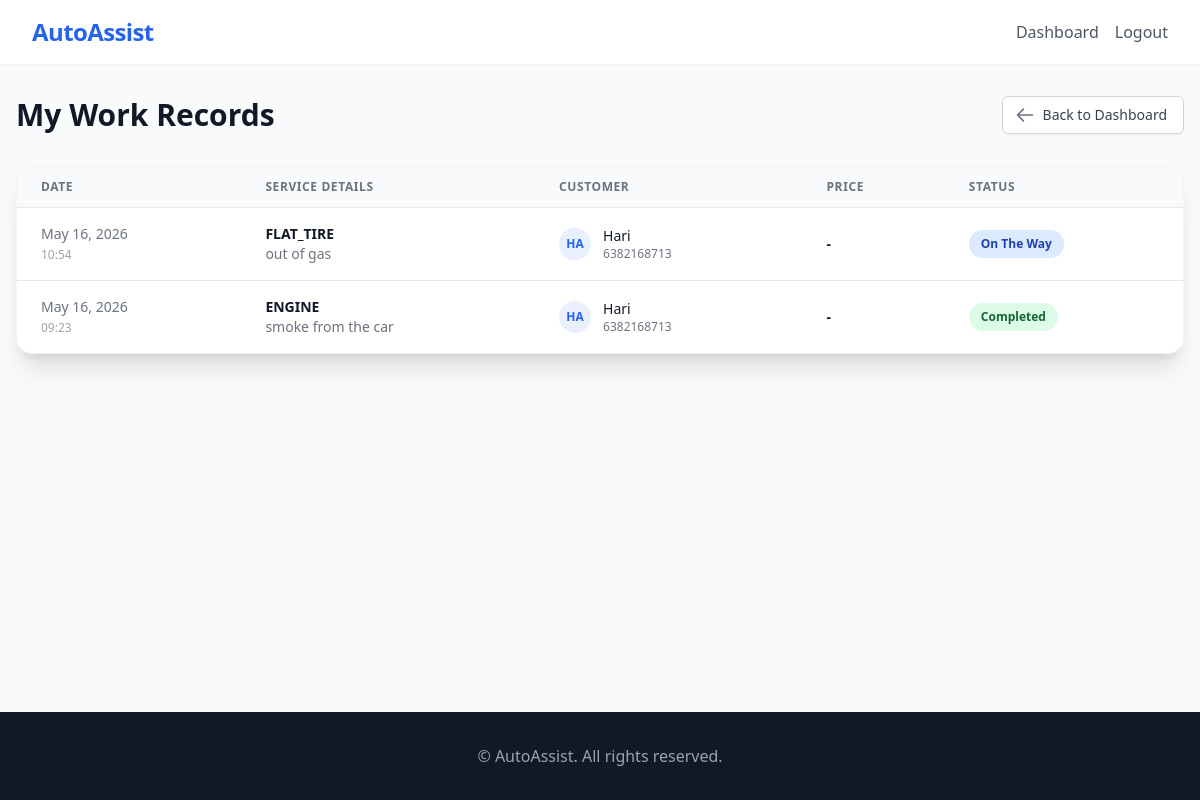
Page /work-records/ (signed in) on the earlier database version.
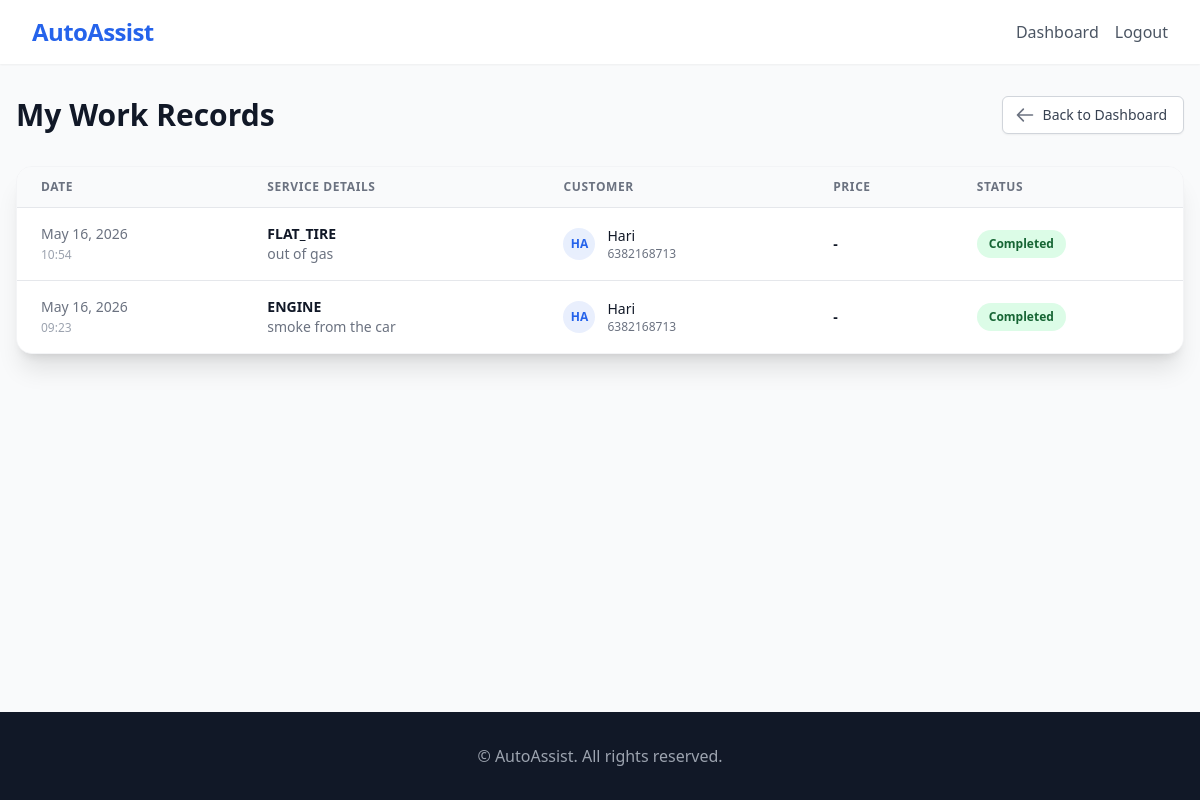
Same page on the later database version.
### bookings/models.py (models this page shows, shortened)
class ServiceRequest(models.Model):
    STATUS_CHOICES = (
        ('REQUESTED', 'Requested'),
        ('ACCEPTED', 'Accepted'),
        ('ON_THE_WAY', 'On The Way'),
        ('IN_PROGRESS', 'In Progress'),
        ('COMPLETED', 'Completed'),
        ('CANCELLED', 'Cancelled'),
    )
    customer = models.ForeignKey(settings.AUTH_USER_MODEL, on_delete=models.CASCADE, related_name='service_requests')
    mechanic = models.ForeignKey(settings.AUTH_USER_MODEL, on_delete=models.SET_NULL, null=True, blank=True, related_name='jobs')
    issue_type = models.CharField(max_length=100)
    description = models.TextField()
    image = models.ImageField(upload_to='issue_images/', null=True, blank=True)
    status = models.CharField(max_length=20, choices=STATUS_CHOICES, default='REQUESTED')
    user_latitude = models.DecimalField(max_digits=10, decimal_places=7)
    user_longitude = models.DecimalField(max_digits=10, decimal_places=7)
    mechanic_latitude = models.DecimalField(max_digits=10, decimal_places=7, null=True, blank=True)
    mechanic_longitude = models.DecimalField(max_digits=10, decimal_places=7, null=True, blank=True)
    price = models.DecimalField(max_digits=10, decimal_places=2, null=True, blank=True)
    created_at = models.DateTimeField(auto_now_add=True)
    updated_at = models.DateTimeField(auto_now=True)

### accounts/models.py (models this page shows, shortened)
class User(AbstractUser):
    ROLE_CHOICES = (
        ('CUSTOMER', 'Customer'),
        ('MECHANIC', 'Mechanic'),
        ('ADMIN', 'Admin'),
    )
    phone = models.CharField(max_length=20, blank=True, null=True)
    role = models.CharField(max_length=20, choices=ROLE_CHOICES, default='CUSTOMER')

### bookings/views.py (the view)
# urls.py: path('work-records/', views.work_records, name='work_records'),
@login_required
def work_records(request):
    if request.user.role == 'CUSTOMER':
        records = ServiceRequest.objects.filter(customer=request.user).order_by('-created_at')
        title = "My Service History"
    else:
        records = ServiceRequest.objects.filter(mechanic=request.user).order_by('-created_at')
        title = "My Work Records"
    context = {
        'records': records,
        'title': title
    }
    return render(request, 'bookings/work_records.html', context)

### templates/bookings/work_records.html (shortened to what the changed rows need)
{% extends 'base.html' %}
{% block content %}
<div class="max-w-7xl mx-auto px-4 py-8">
    <div class="flex items-center justify-between mb-8">
        <h2 class="text-3xl font-bold text-gray-900">{{ title }}</h2>
    </div>
    <div class="bg-white shadow-xl rounded-2xl overflow-hidden border border-gray-100">
        <div class="overflow-x-auto">
            <table class="min-w-full divide-y divide-gray-200">
                <thead class="bg-gray-50">
                    <tr>
                        <th scope="col" class="px-6 py-3 text-left text-xs font-semibold text-gray-500 uppercase tracking-wider">Date</th>
                        <th scope="col" class="px-6 py-3 text-left text-xs font-semibold text-gray-500 uppercase tracking-wider">Service Details</th>
                        <th scope="col" class="px-6 py-3 text-left text-xs font-semibold text-gray-500 uppercase tracking-wider">
                            {% if user.role == 'CUSTOMER' %}Mechanic{% else %}Customer{% endif %}
                        </th>
                        <th scope="col" class="px-6 py-3 text-left text-xs font-semibold text-gray-500 uppercase tracking-wider">Price</th>
                        <th scope="col" class="px-6 py-3 text-left text-xs font-semibold text-gray-500 uppercase tracking-wider">Status</th>
                    </tr>
                </thead>
                <tbody class="bg-white divide-y divide-gray-200">
                    {% for record in records %}
                    <tr class="hover:bg-gray-50 transition-colors">
                        <td class="px-6 py-4 whitespace-nowrap text-sm text-gray-500">
                            {{ record.created_at|date:"M d, Y" }}<br>
                            <span class="text-xs text-gray-400">{{ record.created_at|time:"H:i" }}</span>
                        </td>
                        <td class="px-6 py-4">
                            <div class="text-sm font-bold text-gray-900">{{ record.issue_type }}</div>
                            <div class="text-sm text-gray-500 truncate max-w-xs">{{ record.description }}</div>
                        </td>
                        <td class="px-6 py-4 whitespace-nowrap">
                            <div class="flex items-center">
                                <div class="flex-shrink-0 h-8 w-8 rounded-full bg-primary/10 flex items-center justify-center text-primary font-bold text-xs">
                                    {% if user.role == 'CUSTOMER' %}
                                        {{ record.mechanic.username|default:"N/A"|slice:":2"|upper }}
                                    {% else %}
                                        {{ record.customer.username|slice:":2"|upper }}
                                    {% endif %}
                                </div>
                                <div class="ml-3">
                                    <div class="text-sm font-medium text-gray-900">
                                        {% if user.role == 'CUSTOMER' %}
                                            {{ record.mechanic.username|default:"Searching..." }}
                                        {% else %}
                                            {{ record.customer.username }}
                                        {% endif %}
                                    </div>
                                    <div class="text-xs text-gray-500">
                                        {% if user.role == 'CUSTOMER' %}
                                            {{ record.mechanic.phone|default:"" }}
                                        {% else %}
                                            {{ record.customer.phone }}
                                        {% endif %}
                                    </div>
                                </div>
                            </div>
                        </td>
                        <td class="px-6 py-4 whitespace-nowrap text-sm text-gray-900 font-semibold">
                            {% if record.price %}${{ record.price }}{% else %}-{% endif %}
                        </td>
                        <td class="px-6 py-4 whitespace-nowrap">
                            <span class="px-3 py-1 inline-flex text-xs leading-5 font-bold rounded-full
                                {% if record.status == 'COMPLETED' %}bg-green-100 text-green-800
                                {% elif record.status == 'CANCELLED' %}bg-red-100 text-red-800
                                {% else %}bg-blue-100 text-blue-800{% endif %}">
                                {{ record.get_status_display }}
                            </span>
                        </td>
                    </tr>
                    {% endfor %}
                </tbody>
            </table>
        </div>
    </div>
</div>
{% endblock %}

Differences in the rows shown:
changed ServiceRequest "FLAT_TIRE": status "On The Way" → "Completed"
